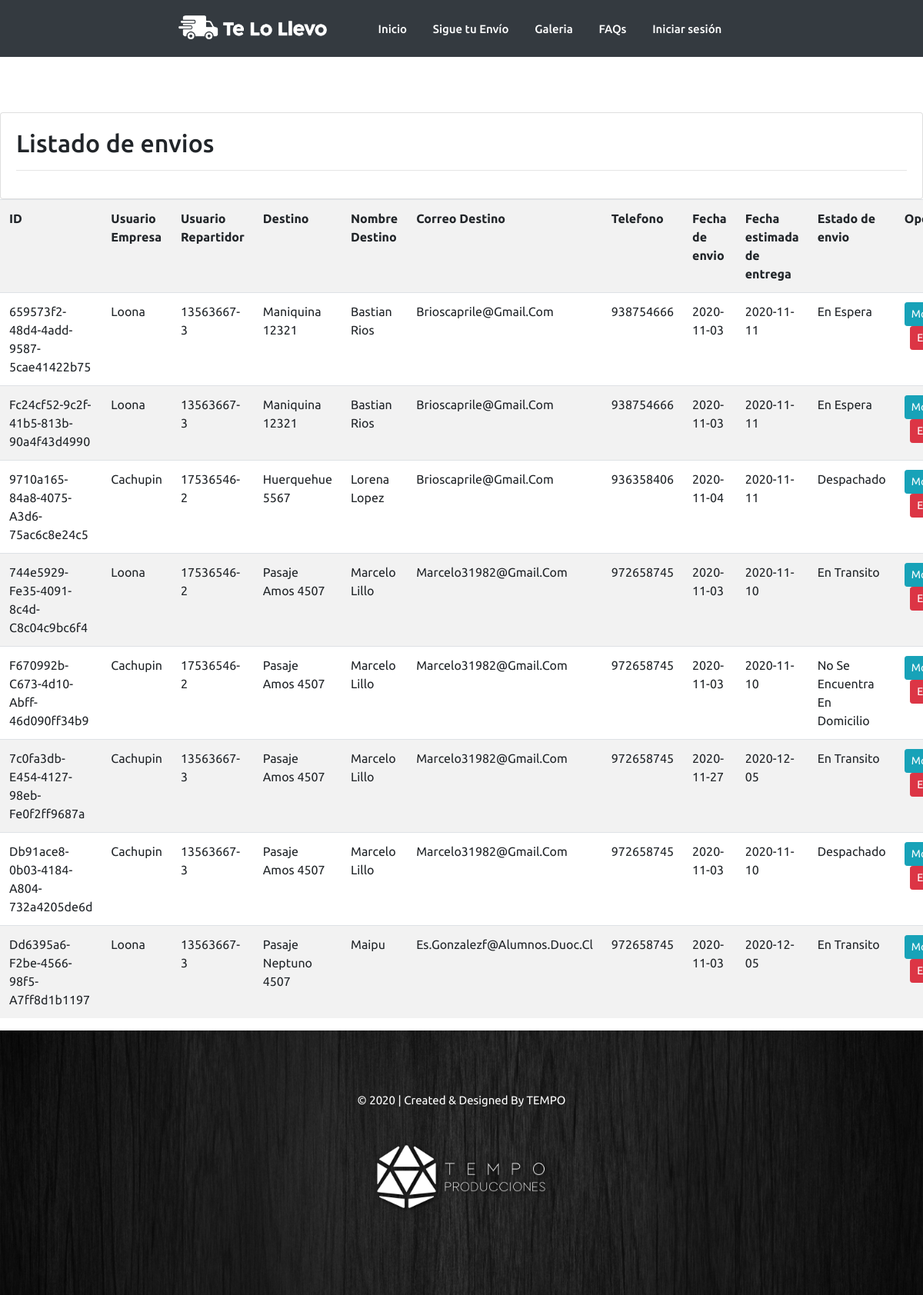
The app's page /listarEnvio/ with its own data.
### telollevo/models.py (models this page shows, shortened)
class Envios(models.Model):
	id = models.UUIDField(primary_key=True, default=uuid.uuid4)
	usuarioE = models.ForeignKey(UsuarioEmpresa, on_delete=models.PROTECT)
	usuarioR = models.ForeignKey(UsuarioRepartidor, on_delete=models.PROTECT)
	direccionDestino = models.CharField(max_length=50)
	nombreDestino = models.CharField(max_length=50)
	rutDestino = models.CharField(max_length=10, help_text='Sin puntos, con guion')
	telefonoDestino = models.CharField(max_length=9)
	correoDestino = models.EmailField(max_length=50)
	fechaEnvio = models.DateField()
	fechaEstimadaEntrega = models.DateField()
	LOAN_STATUS = (
		('d', 'Despachado'),
		('t', 'En Transito'),
		('e', 'Entregado'),
		('w', 'En Espera'),
		('n', 'No se encuentra en domicilio')
	)
	estadoEnvio = models.CharField(
		max_length=1,
		choices=LOAN_STATUS,
		blank=True,
		help_text='Estado del Envío',
		default = 'w',
	)

class UsuarioEmpresa(models.Model):
	rutEmpresa = models.CharField(primary_key=True, max_length=10, help_text='Sin puntos, con guion')
	nombreEmpresa = models.CharField(max_length=50)
	direccionEmpresa = models.CharField(max_length=50)
	telefonoEmpresa = models.CharField(max_length=9)
	correoEmpresa = models.EmailField(max_length=50)
	ciudadEmpresa = models.CharField(max_length=50)
	comunaEmpresa = models.CharField(max_length=50)
	rubro = models.CharField(max_length=50)
	nombreRepresentante = models.CharField(max_length=50)
	rutRepresentante = models.CharField(max_length=10, help_text='Sin puntos, con guion')
	contraseñaEmpresa = models.CharField(max_length=50)
	def __str__(self):
		return self.nombreEmpresa

class UsuarioRepartidor(models.Model):
	rutRepartidor = models.CharField(primary_key=True, max_length=10, help_text='Sin puntos, con guion')
	nombreRepartidor = models.CharField(max_length=50)
	apellidosRepartidor = models.CharField(max_length=50)
	direccionRepartidor = models.CharField(max_length=50)
	telefonoRepartidor = models.CharField(max_length=9)
	correoRepartidor = models.EmailField(max_length=50)
	ciudadRepartidor = models.CharField(max_length=50)
	comunaRepartidor = models.CharField(max_length=50)
	contraseñaRepartidor = models.CharField(max_length=50)
	def __str__(self):
		return self.rutRepartidor

### telollevo/views.py (the view)
# urls.py: path('listarEnvio/', listarEnvio, name="listarEnvio"),
def listarEnvio(request):
	envios = Envios.objects.all()
	data = {
		'envios': envios
	}
	return render(request, "telollevo/listarEnvio.html", data)

### telollevo/templates/telollevo/listarEnvio.html (shortened to what this page needs)
{% extends 'telollevo/base.html' %}
{% block contenido %}
<br>
<br>
<br>
<div class="card">
	<div class="card-body">
		<h2>Listado de envios</h2>
		<hr>
	</div>
</div>
<table class="table table-striped table-hover table-responsive">
	<tr>
		<th>ID</th>
		<th>Usuario Empresa</th>
		<th>Usuario Repartidor</th>
		<th>Destino</th>
		<th>Nombre Destino</th>
		<th>Correo Destino</th>
		<th>Telefono</th>
		<th>Fecha de envio</th>
		<th>Fecha estimada de entrega</th>
		<th>Estado de envio</th>
		<th>Opciones</th>
	</tr>
	{% for p in envios %}
	<tr>
		<td>{{p.id | title}}</td>
		<td>{{p.usuarioE | title}}</td>
		<td>{{p.usuarioR | title}}</td>
		<td>{{p.direccionDestino | title}}</td>
		<td>{{p.nombreDestino | title}}</td>
		<td>{{p.correoDestino | title}}</td>
		<td>{{p.telefonoDestino | title}}</td>
		<td>{{p.fechaEnvio | title}}</td>
		<td>{{p.fechaEstimadaEntrega | title}}</td>
		<td>
			{% if p.estadoEnvio == 'd' %}
				Despachado
			{% elif p.estadoEnvio == 't' %}
				En Transito
			{% elif p.estadoEnvio == 'e' %}
				Entregado
			{% elif p.estadoEnvio == 'w' %}
				En Espera
			{% elif p.estadoEnvio == 'n' %}
				No Se Encuentra En Domicilio
			{% endif %}
		</td>
		<td>
			<a href="{% url 'modificarEnvio' p.id %}" class="btn btn-info btn-sm">Modificar</a>
			<a href="{% url 'eliminarEnvio' p.id %}" class="btn btn-danger btn-sm">Eliminar</a>
		</td>
	</tr>
	{% endfor %}
</table>
{% endblock %}

### telollevo/templates/telollevo/base.html (shortened to what this page needs)
<!DOCTYPE html>
<html lang="en">
<head>
    <link rel="stylesheet" href="https://stackpath.bootstrapcdn.com/bootstrap/4.5.2/css/bootstrap.min.css">
    <link rel="stylesheet" href="https://cdnjs.cloudflare.com/ajax/libs/font-awesome/5.14.0/css/all.min.css">
    <link rel="stylesheet" href="https://cdnjs.cloudflare.com/ajax/libs/magnific-popup.js/1.1.0/magnific-popup.min.css">
    {% load static %}
    <link rel="stylesheet" href="{% static 'telollevo/css/style.css' %}">
</head>
<body>
    <nav class="navbar navbar-expand-sm bg-dark navbar-dark">
        <div class="inner-width">
            <a href="{% url 'home' %}" class="logo"></a>
            <div class="navbar-menu">
                <a href="{% url 'home' %}">Inicio</a>
                <a href="{% url 'siguetuenvio' %}">Sigue tu Envío</a>
                <a href="{% url 'galeria' %}">Galeria</a>
                <a href="{% url 'faqs' %}">FAQs</a>
                {% if user.is_superuser %}
                <a href="{% url 'logout' %}">Cerrar sesión</a>
                {% elif user.is_staff %}
                <a href="{% url 'logout' %}">Cerrar sesión</a>
                {% else %}
                <a href="{% url 'login' %}">Iniciar sesión</a>
                {% endif %}
         </div>
        </div>
    </nav>
    <div id="contenido">
      {% block contenido %}
      {% endblock %}
    </div>
    <footer>
      <div class="inner-width">
          <div class="copyright">
              &copy; 2020 | Created & Designed By TEMPO
          </div>
          <img src="{% static 'telollevo/imagenes/Logo Tempo Blanco.png' %}" id="tempoImg">
      </div>
  </footer>
</body>
</html>

### telollevo/static/telollevo/css/style.css (style rules this page uses)
* { margin: 0; padding: 0; text-decoration: none; font-family: "Ubuntu",sans-serif; box-sizing: border-box; }
.inner-width { max-width: 1300px; margin: auto; padding: 0 40px; }
.navbar .inner-width { display: flex; align-items: center; justify-content: space-between; }
.logo { width: 230px; height: 46px; background-image: url(../imagenes/tllblanco.png); background-size: contain; background-repeat: no-repeat; margin-top: 12px; }
.navbar-menu a { color: #fff; font-size: 15px; font-weight: 500; margin-left: 30px; transition: .2s linear; }
footer { background-image: url(../imagenes/40-Black-Wood-Background-Textures-2-scaled.jpg); background-size: cover; background-position: center; color: #fff; padding: 80px 0; text-align: center; }
.copyright { margin-bottom: 20px; font-size: 15px; }
#tempoImg { width: 250px; margin-bottom: auto; }

### records on screen
Envios: id "659573f2-48d4-4add-9587-5cae41422b75", usuarioE "Loona", usuarioR "13563667-3", direccionDestino "Maniquina 12321", nombreDestino "Bastian Rios", correoDestino "Brioscaprile@Gmail.Com", telefonoDestino "938754666", fechaEnvio "2020-11-03", fechaEstimadaEntrega "2020-11-11", estadoEnvio "En Espera"
Envios: id "Fc24cf52-9c2f-41b5-813b-90a4f43d4990", usuarioE "Loona", usuarioR "13563667-3", direccionDestino "Maniquina 12321", nombreDestino "Bastian Rios", correoDestino "Brioscaprile@Gmail.Com", telefonoDestino "938754666", fechaEnvio "2020-11-03", fechaEstimadaEntrega "2020-11-11", estadoEnvio "En Espera"
Envios: id "9710a165-84a8-4075-A3d6-75ac6c8e24c5", usuarioE "Cachupin", usuarioR "17536546-2", direccionDestino "Huerquehue 5567", nombreDestino "Lorena Lopez", correoDestino "Brioscaprile@Gmail.Com", telefonoDestino "936358406", fechaEnvio "2020-11-04", fechaEstimadaEntrega "2020-11-11", estadoEnvio "Despachado"
Envios: id "744e5929-Fe35-4091-8c4d-C8c04c9bc6f4", usuarioE "Loona", usuarioR "17536546-2", direccionDestino "Pasaje Amos 4507", nombreDestino "Marcelo Lillo", correoDestino "Marcelo31982@Gmail.Com", telefonoDestino "972658745", fechaEnvio "2020-11-03", fechaEstimadaEntrega "2020-11-10", estadoEnvio "En Transito"
Envios: id "F670992b-C673-4d10-Abff-46d090ff34b9", usuarioE "Cachupin", usuarioR "17536546-2", direccionDestino "Pasaje Amos 4507", nombreDestino "Marcelo Lillo", correoDestino "Marcelo31982@Gmail.Com", telefonoDestino "972658745", fechaEnvio "2020-11-03", fechaEstimadaEntrega "2020-11-10", estadoEnvio "No Se Encuentra En Domicilio"
Envios: id "7c0fa3db-E454-4127-98eb-Fe0f2ff9687a", usuarioE "Cachupin", usuarioR "13563667-3", direccionDestino "Pasaje Amos 4507", nombreDestino "Marcelo Lillo", correoDestino "Marcelo31982@Gmail.Com", telefonoDestino "972658745", fechaEnvio "2020-11-27", fechaEstimadaEntrega "2020-12-05", estadoEnvio "En Transito"
Envios: id "Db91ace8-0b03-4184-A804-732a4205de6d", usuarioE "Cachupin", usuarioR "13563667-3", direccionDestino "Pasaje Amos 4507", nombreDestino "Marcelo Lillo", correoDestino "Marcelo31982@Gmail.Com", telefonoDestino "972658745", fechaEnvio "2020-11-03", fechaEstimadaEntrega "2020-11-10", estadoEnvio "Despachado"
Envios: id "Dd6395a6-F2be-4566-98f5-A7ff8d1b1197", usuarioE "Loona", usuarioR "13563667-3", direccionDestino "Pasaje Neptuno 4507", nombreDestino "Maipu", correoDestino "Es.Gonzalezf@Alumnos.Duoc.Cl", telefonoDestino "972658745", fechaEnvio "2020-11-03", fechaEstimadaEntrega "2020-12-05", estadoEnvio "En Transito"
